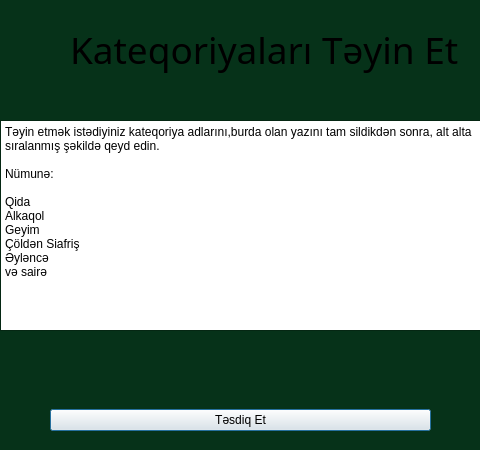
<?xml version="1.0" encoding="UTF-8"?>
<ui version="4.0">
 <class>Dialog</class>
 <widget class="QDialog" name="Dialog">
  <property name="geometry">
   <rect>
    <x>0</x>
    <y>0</y>
    <width>480</width>
    <height>450</height>
   </rect>
  </property>
  <property name="palette">
   <palette>
    <active>
     <colorrole role="Window">
      <brush brushstyle="SolidPattern">
       <color alpha="255">
        <red>6</red>
        <green>50</green>
        <blue>25</blue>
       </color>
      </brush>
     </colorrole>
    </active>
    <inactive>
     <colorrole role="Window">
      <brush brushstyle="SolidPattern">
       <color alpha="255">
        <red>6</red>
        <green>50</green>
        <blue>25</blue>
       </color>
      </brush>
     </colorrole>
    </inactive>
    <disabled>
     <colorrole role="Base">
      <brush brushstyle="SolidPattern">
       <color alpha="255">
        <red>6</red>
        <green>50</green>
        <blue>25</blue>
       </color>
      </brush>
     </colorrole>
     <colorrole role="Window">
      <brush brushstyle="SolidPattern">
       <color alpha="255">
        <red>6</red>
        <green>50</green>
        <blue>25</blue>
       </color>
      </brush>
     </colorrole>
    </disabled>
   </palette>
  </property>
  <property name="windowTitle">
   <string>Dialog</string>
  </property>
  <widget class="QWidget" name="verticalLayoutWidget">
   <property name="geometry">
    <rect>
     <x>0</x>
     <y>10</y>
     <width>481</width>
     <height>80</height>
    </rect>
   </property>
   <layout class="QVBoxLayout" name="verticalLayout">
    <property name="leftMargin">
     <number>70</number>
    </property>
    <item>
     <widget class="QLabel" name="label">
      <property name="font">
       <font>
        <family>Poor Richard</family>
        <pointsize>28</pointsize>
       </font>
      </property>
      <property name="contextMenuPolicy">
       <enum>Qt::ContextMenuPolicy::ActionsContextMenu</enum>
      </property>
      <property name="layoutDirection">
       <enum>Qt::LayoutDirection::LeftToRight</enum>
      </property>
      <property name="frameShadow">
       <enum>QFrame::Shadow::Plain</enum>
      </property>
      <property name="text">
       <string>                                          Kateqoriyaları Təyin Et</string>
      </property>
      <property name="textFormat">
       <enum>Qt::TextFormat::RichText</enum>
      </property>
     </widget>
    </item>
   </layout>
  </widget>
  <widget class="QWidget" name="verticalLayoutWidget_2">
   <property name="geometry">
    <rect>
     <x>0</x>
     <y>120</y>
     <width>481</width>
     <height>211</height>
    </rect>
   </property>
   <layout class="QVBoxLayout" name="verticalLayout_2">
    <item>
     <widget class="QPlainTextEdit" name="CategoryText">
      <property name="plainText">
       <string>Təyin etmək istədiyiniz kateqoriya adlarını,burda olan yazını tam sildikdən sonra, alt alta sıralanmış şəkildə qeyd edin.

Nümunə:

Qida
Alkaqol
Geyim
Çöldən Siafriş
Əyləncə
və sairə</string>
      </property>
     </widget>
    </item>
   </layout>
  </widget>
  <widget class="QWidget" name="verticalLayoutWidget_3">
   <property name="geometry">
    <rect>
     <x>0</x>
     <y>380</y>
     <width>481</width>
     <height>80</height>
    </rect>
   </property>
   <layout class="QVBoxLayout" name="verticalLayout_3">
    <property name="leftMargin">
     <number>50</number>
    </property>
    <property name="rightMargin">
     <number>50</number>
    </property>
    <item>
     <widget class="QPushButton" name="AcceptCategory">
      <property name="text">
       <string>Təsdiq Et</string>
      </property>
     </widget>
    </item>
   </layout>
  </widget>
 </widget>
 <resources/>
 <connections/>
</ui>
